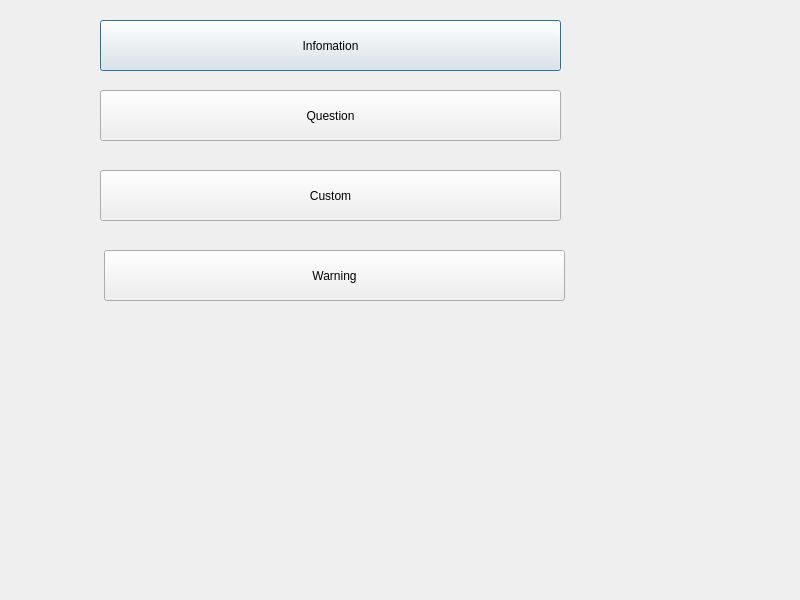
<?xml version="1.0" encoding="UTF-8"?>
<ui version="4.0">
 <class>Dialog</class>
 <widget class="QDialog" name="Dialog">
  <property name="geometry">
   <rect>
    <x>0</x>
    <y>0</y>
    <width>800</width>
    <height>600</height>
   </rect>
  </property>
  <property name="windowTitle">
   <string>Dialog</string>
  </property>
  <widget class="QPushButton" name="pushButton">
   <property name="geometry">
    <rect>
     <x>100</x>
     <y>20</y>
     <width>461</width>
     <height>51</height>
    </rect>
   </property>
   <property name="text">
    <string>Infomation</string>
   </property>
  </widget>
  <widget class="QPushButton" name="pushButton_2">
   <property name="geometry">
    <rect>
     <x>100</x>
     <y>90</y>
     <width>461</width>
     <height>51</height>
    </rect>
   </property>
   <property name="text">
    <string>Question</string>
   </property>
  </widget>
  <widget class="QPushButton" name="pushButton_3">
   <property name="geometry">
    <rect>
     <x>100</x>
     <y>170</y>
     <width>461</width>
     <height>51</height>
    </rect>
   </property>
   <property name="text">
    <string>Custom</string>
   </property>
  </widget>
  <widget class="QPushButton" name="pushButton_4">
   <property name="geometry">
    <rect>
     <x>104</x>
     <y>250</y>
     <width>461</width>
     <height>51</height>
    </rect>
   </property>
   <property name="text">
    <string>Warning</string>
   </property>
  </widget>
 </widget>
 <resources/>
 <connections/>
</ui>
